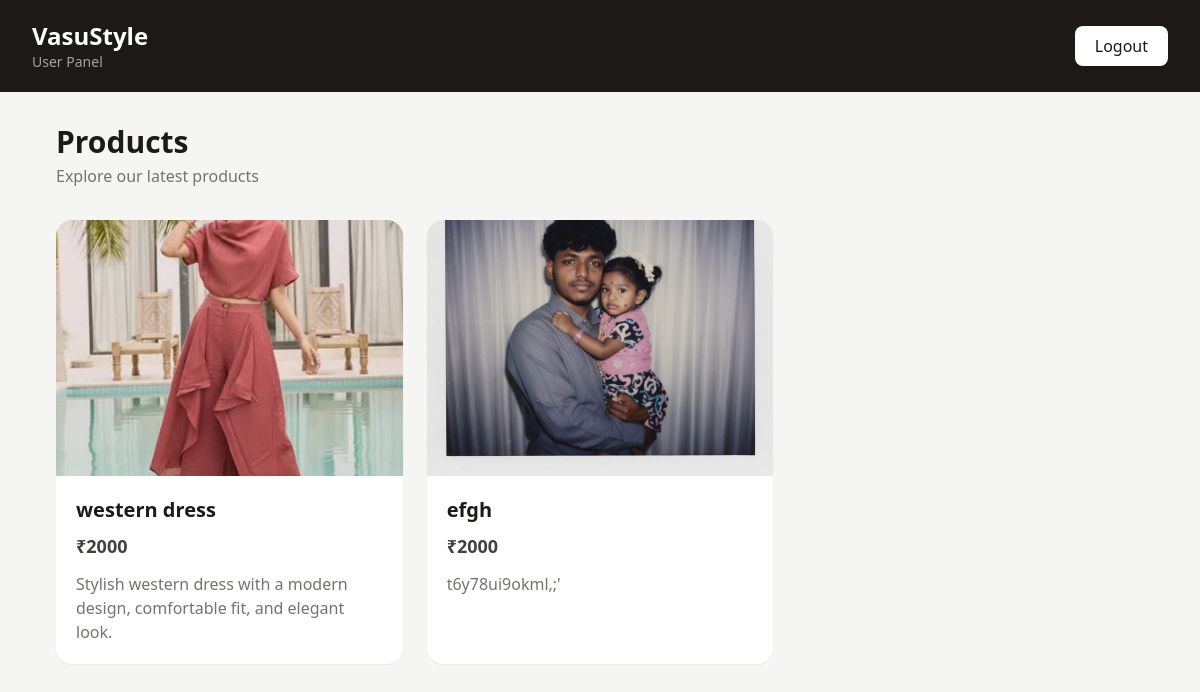
/user-dashboard/ (signed in), run on the app's committed database.
### account/models.py (models this page shows, shortened)
class Product(models.Model):
    product_name = models.CharField(max_length=200)
    product_price = models.CharField(max_length=100)
    product_image = models.ImageField(upload_to="products/")
    product_description = models.TextField()

### account/views.py (the view)
# urls.py: path("user-dashboard/", user_dashboard, name="user_dashboard"),
def user_dashboard(request):
    if not request.user.is_authenticated:
        return redirect("login")
    if request.user.is_staff:
        return redirect("admin_dashboard")
    products = Product.objects.all()
    return render(
        request,
        "user_dashboard.html",
        {
            "products": products
        }
    )

### account/templates/user_dashboard.html (shortened to what this page needs)
<!DOCTYPE html>
<html lang="en">
<head>
    <script src="https://cdn.tailwindcss.com"></script>
</head>
<body class="bg-stone-100 min-h-screen">
    <nav class="bg-stone-900 text-white px-8 py-5 flex justify-between items-center">
        <div>
            <h1 class="text-2xl font-bold">
                VasuStyle
            </h1>
            <p class="text-sm text-stone-400">
                User Panel
            </p>
        </div>
        <a
            href="{% url 'logout' %}"
            class="bg-white text-stone-900 px-5 py-2 rounded-lg font-medium hover:bg-stone-200"
        >
            Logout
        </a>
    </nav>
    <main class="max-w-6xl mx-auto p-8">
        <div class="mb-8">
            <h2 class="text-3xl font-bold text-stone-900">
                Products
            </h2>
            <p class="text-stone-500 mt-1">
                Explore our latest products
            </p>
        </div>
        <div class="grid grid-cols-1 sm:grid-cols-2 lg:grid-cols-3 gap-6">
            {% for product in products %}
            <div class="bg-white rounded-2xl shadow-sm overflow-hidden">
                <img
                src="{{ product.product_image.url }}"
                alt="{{ product.product_name }}"
                class="w-full h-64 object-cover"
>
                <div class="p-5">
                    <h3 class="text-xl font-bold text-stone-900">
                        {{ product.product_name }}
                    </h3>
                    <p class="text-lg font-semibold text-stone-700 mt-2">
                        ₹{{ product.product_price }}
                    </p>
                    <p class="text-stone-500 mt-3">
                        {{ product.product_description }}
                    </p>
                </div>
            </div>
            {% empty %}
            <div class="col-span-full text-center py-16">
                <p class="text-stone-500 text-lg">
                    No products available.
                </p>
            </div>
            {% endfor %}
        </div>
    </main>
</body>
</html>

### data on the page
Product: product_image (picture), product_name "western dress", product_price "2000", product_description "Stylish western dress with a modern design, comfortable fit, and elegant look."
Product: product_image (picture), product_name "efgh", product_price "2000", product_description "t6y78ui9okml,;'"
